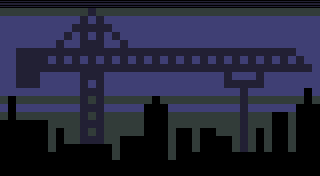

This is a level from a 2D game, rendered from its Tiled map with the project's own tilesets. A one-line summary and the complete map file follow:
An orthogonal 40x22 tile map with 8x8 px tiles, 1 tile layer (Tile Layer 1).

<map version="1.2" tiledversion="1.2.4" orientation="orthogonal" renderorder="right-down" width="40" height="22" tilewidth="8" tileheight="8" infinite="0" nextlayerid="2" nextobjectid="1">
 <tileset firstgid="1" source="tileset.tsx" />
 <layer id="1" name="Tile Layer 1" width="40" height="22">
  <data encoding="csv">
323,323,323,323,323,323,323,323,323,323,323,323,323,323,323,323,323,323,323,323,323,323,323,323,323,323,323,323,323,323,323,323,323,323,323,323,323,323,323,323,
324,324,324,324,324,324,324,324,324,324,324,322,324,324,324,324,324,324,324,324,324,324,324,324,324,324,324,324,324,324,324,324,324,324,324,324,324,324,324,324,
326,326,326,326,326,326,326,326,326,326,322,326,322,326,326,326,326,326,326,326,326,326,326,326,326,326,326,326,326,326,326,326,326,326,326,326,326,326,326,326,
326,326,326,326,326,326,326,326,326,322,322,322,322,322,326,326,326,326,326,326,326,326,326,326,326,326,326,326,326,326,326,326,326,326,326,326,326,326,326,326,
326,326,326,326,326,326,326,326,322,326,322,326,322,326,322,326,326,326,326,326,326,326,326,326,326,326,326,326,326,326,326,326,326,326,326,326,326,326,326,326,
326,326,326,326,326,326,326,322,326,326,322,322,322,326,326,322,326,326,326,326,326,326,326,326,326,326,326,326,326,326,326,326,326,326,326,326,326,326,326,326,
326,326,322,322,322,322,322,322,322,322,322,322,322,322,322,322,322,322,322,322,322,322,322,322,322,322,322,322,322,322,322,322,322,322,322,322,322,326,326,326,
326,326,322,322,322,322,326,322,326,322,326,322,326,322,326,322,326,322,326,322,326,322,326,322,326,322,326,322,326,322,326,322,326,322,326,322,326,322,326,326,
326,326,322,322,322,322,322,322,322,322,322,322,322,322,322,322,322,322,322,322,322,322,322,322,322,322,322,322,322,322,322,322,322,322,322,322,322,322,322,326,
326,326,322,322,322,326,326,326,326,326,322,322,322,326,326,326,326,326,326,326,326,326,326,326,326,326,326,326,322,326,326,326,322,326,326,326,326,326,326,326,
326,326,322,322,322,326,326,326,326,326,322,326,322,326,326,326,326,326,326,326,326,326,326,326,326,326,326,326,322,322,322,322,322,326,326,326,326,326,326,326,
326,326,326,326,326,326,326,326,326,326,322,322,322,326,326,326,326,326,326,326,326,326,326,326,326,326,326,326,326,326,322,326,326,326,326,326,326,326,321,326,
324,321,324,324,324,324,324,324,324,324,322,324,322,324,324,324,324,324,324,321,324,324,324,324,324,324,324,324,324,324,322,324,324,324,324,324,324,324,321,324,
326,321,326,326,326,326,326,326,326,326,322,322,322,326,326,326,326,326,321,321,321,326,326,326,326,326,326,326,326,326,322,326,326,326,326,326,326,321,321,321,
324,321,324,324,324,324,324,324,324,324,322,324,322,324,324,324,324,324,321,321,321,324,324,324,324,324,324,324,324,324,322,324,324,324,321,321,324,321,321,321,
321,321,321,321,321,321,324,324,324,324,322,322,322,324,324,324,324,324,321,321,321,324,324,324,324,324,324,324,324,324,322,324,324,324,321,321,324,321,321,321,
321,321,321,321,321,321,324,321,324,324,322,324,322,324,324,324,324,324,321,321,321,324,321,321,324,321,321,324,324,324,322,324,321,324,321,321,324,321,321,321,
321,321,321,321,321,321,324,321,324,324,322,322,322,324,324,321,321,321,321,321,321,324,321,321,324,321,321,321,321,324,322,324,321,324,321,321,324,321,321,321,
321,321,321,321,321,321,324,321,321,321,321,321,321,321,324,321,321,321,321,321,321,324,321,321,324,321,321,321,321,324,322,324,321,324,321,321,324,321,321,321,
321,321,321,321,321,321,321,321,321,321,321,321,321,321,324,321,321,321,321,321,321,324,321,321,321,321,321,321,321,321,321,321,321,321,321,321,321,321,321,321,
321,321,321,321,321,321,321,321,321,321,321,321,321,321,321,321,321,321,321,321,321,321,321,321,321,321,321,321,321,321,321,321,321,321,321,321,321,321,321,321,
321,321,321,321,321,321,321,321,321,321,321,321,321,321,321,321,321,321,321,321,321,321,321,321,321,321,321,321,321,321,321,321,321,321,321,321,321,321,321,321
</data>
 </layer>
</map>
